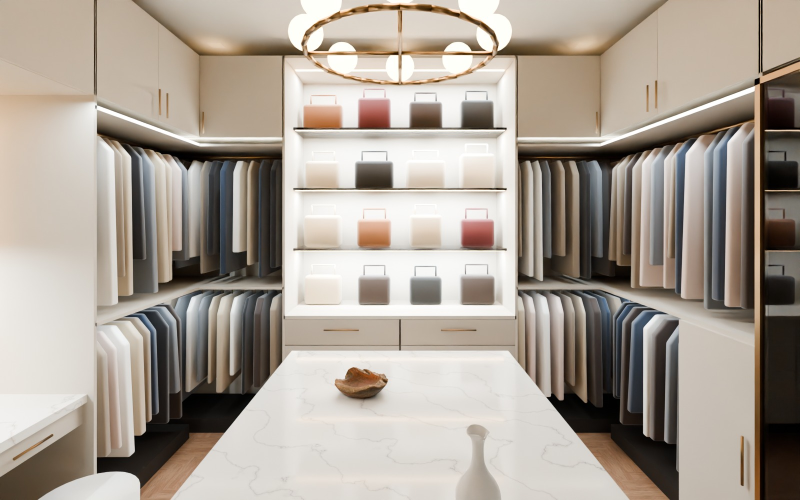
#> input picture tmp_renders/c1.jpg, 1600 x 1000 px (shown at 1/2 size)
$ python -i overlay.py   (imports and definitions only)
#> lines starting #> are read from the running program, lines starting #| are printed output that depends on the picture; after the words box and inside, x2 and y2 are one past the last pixel; in counts of white or black regions, pixels touching at a corner belong together
#> further down, picture is the input picture: PIL image 1600x1000 RGB; mean R, G, B 169, 159.4, 148.9
"""Geometry check for an image-model finish: does the AI picture still match the Blender base?

    python3 render/overlay.py BASE.png AI.png OUT.png [--tol 6] [--grid 6x4]

The image model repaints materials well but is free to move geometry (Autodesk's 2025 test: Nano Banana
"reinterprets" stairs and railings where depth-conditioned models keep them). This script:
  1. resizes the AI image to the base, finds strong edges in both (Sobel magnitude, top 12 percent),
  2. counts, per cell of a grid, the base edges with no AI edge within --tol px (a moved, missing or
     shortened piece) and the AI edges with no base edge (an invented piece),
  3. writes OUT: the AI image greyed, base edges that survived in green, base edges lost in red,
     invented AI edges in blue, and the worst cells boxed with their scores.
A cell over 40 percent lost or invented is printed as CHECK. It does not judge materials or color; read
those against the chips. It flags where to look; the object-by-object check is still done by eye.
"""
import sys
import numpy as np
from PIL import Image, ImageDraw, ImageFilter


def edges(img, keep=0.12):
#> called with keep = 0.12
    g = np.asarray(img.convert('L').filter(ImageFilter.GaussianBlur(1.2)), dtype=np.float32)
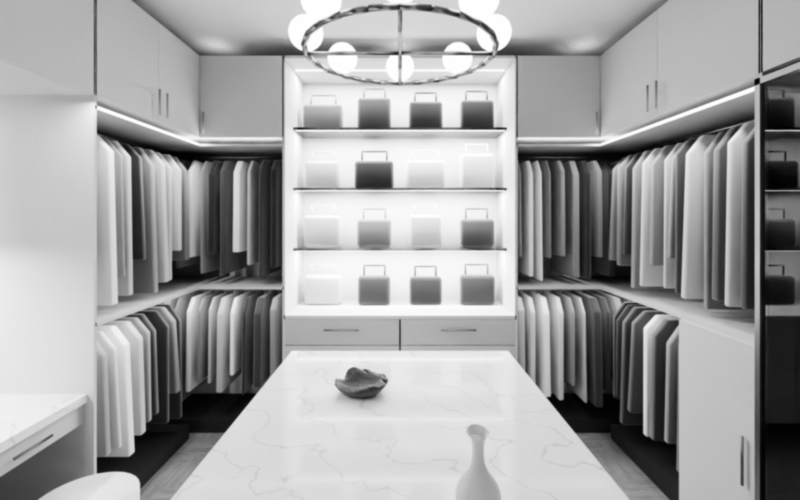
#> g: shape (1000, 1600) float32 (shown at 1/2 size); min 0, max 255, mean 161
    gx = np.zeros_like(g); gy = np.zeros_like(g)
    gx[:, 1:-1] = g[:, 2:] - g[:, :-2]
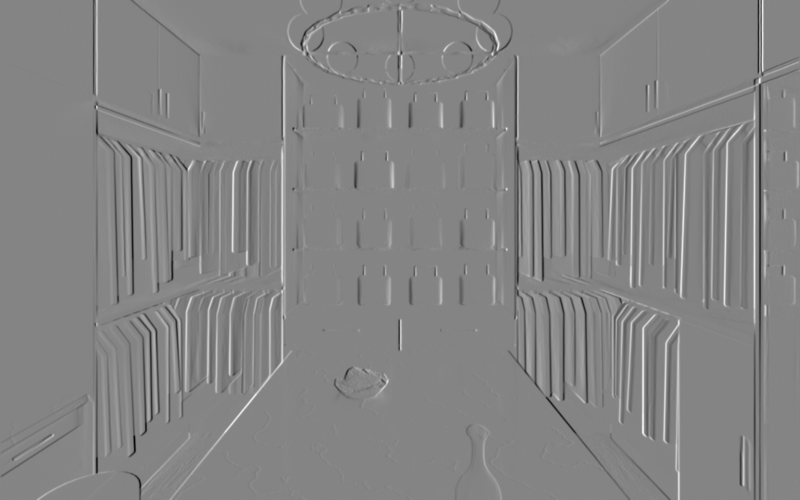
#> gx: shape (1000, 1600) float32 (shown at 1/2 size); min -114, max 105, mean -0.2; drawn with min black and max white
    gy[1:-1, :] = g[2:, :] - g[:-2, :]
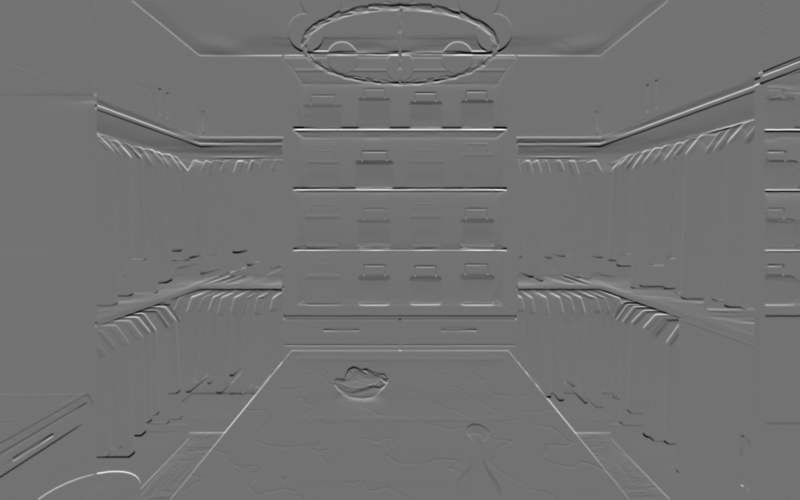
#> gy: shape (1000, 1600) float32 (shown at 1/2 size); min -107, max 132, mean 0; drawn with min black and max white
    m = np.hypot(gx, gy)
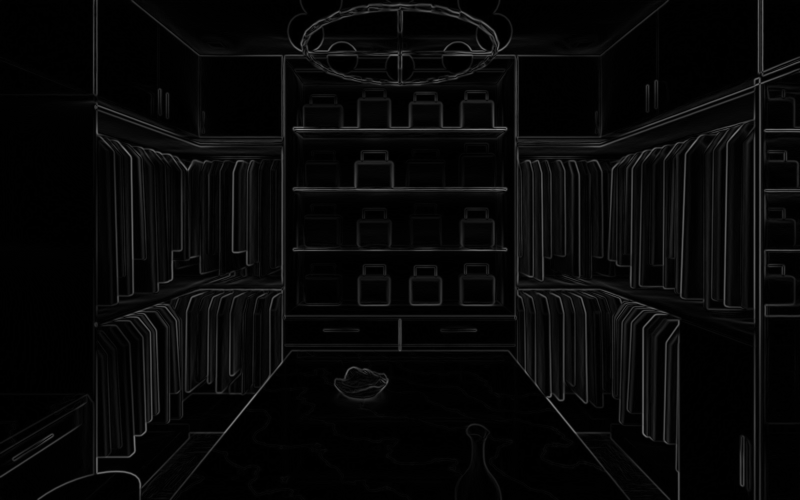
#> m: shape (1000, 1600) float32 (shown at 1/2 size); min 0, max 132, mean 7.5
    return m > np.quantile(m, 1 - keep)
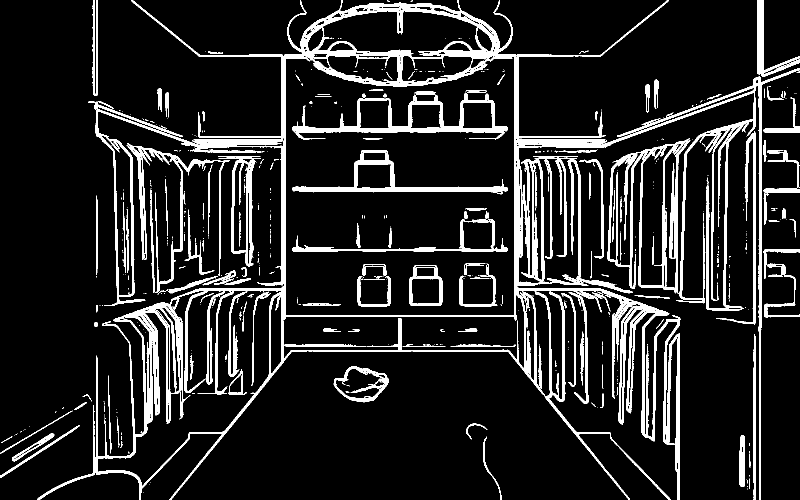
#> returned value: shape (1000, 1600) bool (shown at 1/2 size); 12% white; 616 white regions (440 under 20 px), largest, box (x1, y1, x2, y2) and area: (176, 0, 1600, 1000) 109617, (584, 180, 1016, 279) 7806, (253, 287, 460, 586) 5764


# [78 lines left out: functions dilate, main, not called in this run]


# [2 lines not run here, left out]

>>> from PIL import Image
>>> picture = Image.open('../tmp_renders/c1.jpg')
>>> result = edges(picture)
